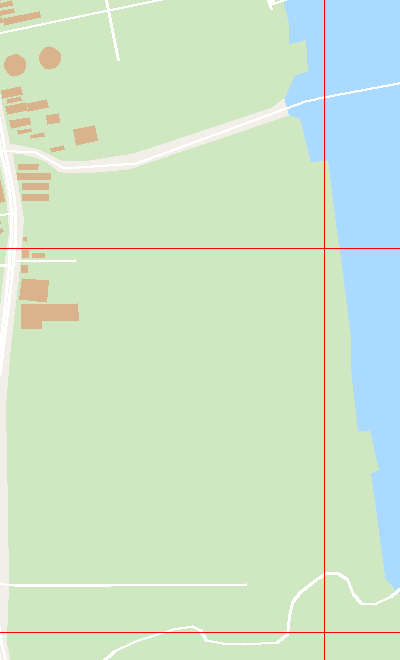
#> input picture tools/shots/ui/data_bank.png, 400 x 660 px
$ python detect-seam.py ../shots/ui/data_bank.png
#> lines starting #> are read from the running program, lines starting #| are printed output that depends on the picture
# -*- coding: utf-8 -*-
"""
tools/smoke/detect-seam.py  （图像侧接缝检测，不属于 osm-pmtiles-pipeline）

对一张地图截图逐行带做「最佳水平位移」估计：
  - 把地图区域切成高 STRIP 的水平条带
  - 对每条带，与下方相隔 GAP 的条带做归一化互相关，在 ±MAXDX 内找最佳 dx
  - 正常情况下同一片连贯地图的 dx 序列应当平滑、接近 0
  - 瓦片纵向错位 → 在某一 y 处 dx 突然跳到非零常数（整块平移）

用法：
    uv run --no-project --with numpy --with pillow python tools/smoke/detect-seam.py <png> [x0 y0 x1 y1]
"""
import sys
import numpy as np
from PIL import Image

STRIP = 6          # 条带高度（px）
GAP = 6            # 参与比较的两条带间隔（px）
MAXDX = 40         # 最大搜索水平位移
MIN_CORR = 0.55    # 相关度过低视为不可比（内容变化/纯色区）


def load(p, box=None):
#> called with p = '../shots/ui/data_bank.png'
    im = Image.open(p).convert('L')
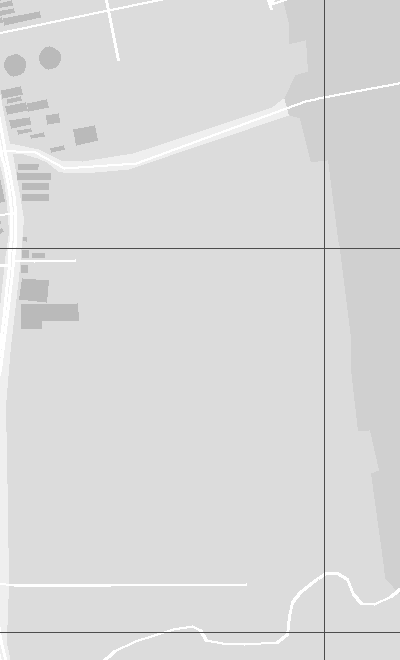
#> im: PIL image 400x660 L; min 76, max 255, mean 218.1
    if box:
        im = im.crop(box)
    return np.asarray(im, dtype=np.float32)


def best_dx(a, b, maxdx=MAXDX):
    """返回 (dx, corr)；a/b 是等高的条带（h,w）"""
    h, w = a.shape
    if w <= 2 * maxdx + 8:
        return 0, 0.0
    a = a - a.mean()
    b = b - b.mean()
    na = np.linalg.norm(a)
    nb = np.linalg.norm(b)
    if na < 1e-6 or nb < 1e-6:
        return 0, 0.0
    best = (0, -1.0)
    for dx in range(-maxdx, maxdx + 1):
        if dx >= 0:
            aa = a[:, dx:]
            bb = b[:, :w - dx]
        else:
            aa = a[:, :w + dx]
            bb = b[:, -dx:]
        num = float((aa * bb).sum())
        den = float(np.linalg.norm(aa) * np.linalg.norm(bb))
        if den < 1e-6:
            continue
        c = num / den
        if c > best[1]:
            best = (dx, c)
    return best


def main():
    p = sys.argv[1]
    box = None
    if len(sys.argv) >= 6:
        box = tuple(int(v) for v in sys.argv[2:6])
    g = load(p, box)
    H, W = g.shape
#> H = 660; W = 400
    rows = []
    for y in range(0, H - STRIP - GAP - 1, STRIP):
        a = g[y:y + STRIP, :]
        b = g[y + GAP:y + GAP + STRIP, :]
        dx, c = best_dx(a, b)
        rows.append((y, dx, round(c, 3)))
#> this loop made 108 passes
#> (na in best_dx, nb in best_dx, dx, c) on passes 1 to 12: (670.8, 599.2, 0, 0.668), (599.2, 665.8, 0, 0.565), (665.8, 658.7, 0, 0.56), (658.7, 556.6, 0, 0.562), (556.6, 510, 0, 0.744), (510, 462, 0, 0.884), (462, 465, 0, 0.908), (465, 543.2, 0, 0.774), (543.2, 622.2, 0, 0.8), (622.2, 622.3, 0, 0.873), (622.3, 561.4, 0, 0.847), (561.4, 480.5, 0, 0.781)
#> after the loop, rows = 108 items, first 6: (0, 0, 0.668), (6, 0, 0.565), (12, 0, 0.56), (18, 0, 0.562), (24, 0, 0.744), (30, 0, 0.884)
    # 找 dx 突变：|dx| 连续 >=2 条带且 > 2px，前后为 ~0
    print(f'区域 {W}x{H}  条带 {len(rows)}')
#| 区域 400x660  条带 108
    print('y     dx    corr')
    for (y, dx, c) in rows:
        flag = ''
        if abs(dx) >= 3:
            flag = '   <== 水平位移'
        print(f'{y:4d} {dx:5d}  {c:5.3f}{flag}')
#> this loop made 108 passes
#> (y, dx, c, flag) on passes 1 to 12: (0, 0, 0.668, ''), (6, 0, 0.565, ''), (12, 0, 0.56, ''), (18, 0, 0.562, ''), (24, 0, 0.744, ''), (30, 0, 0.884, ''), (36, 0, 0.908, ''), (42, 0, 0.774, ''), (48, 0, 0.8, ''), (54, 0, 0.873, ''), (60, 0, 0.847, ''), (66, 0, 0.781, '')
#|    0     0  0.668
#|    6     0  0.565
#|   12     0  0.560
#|   18     0  0.562
#|   24     0  0.744
#|   30     0  0.884
#|   36     0  0.908
#|   42     0  0.774
#> (further printed lines are left out)
    # 汇总
    big = [(y, dx) for (y, dx, c) in rows if abs(dx) >= 3 and c >= MIN_CORR]
#> big = []
    print('\n可疑条带数:', len(big))
#| 可疑条带数: 0
    if big:
        ys = [y for y, _ in big]
        dxs = [dx for _, dx in big]
        print('y 范围:', min(ys), '~', max(ys), ' dx 中位:', int(np.median(dxs)))
    else:
        print('未检测到整块水平平移的接缝（dx 全程接近 0）')


if __name__ == '__main__':
    main()
